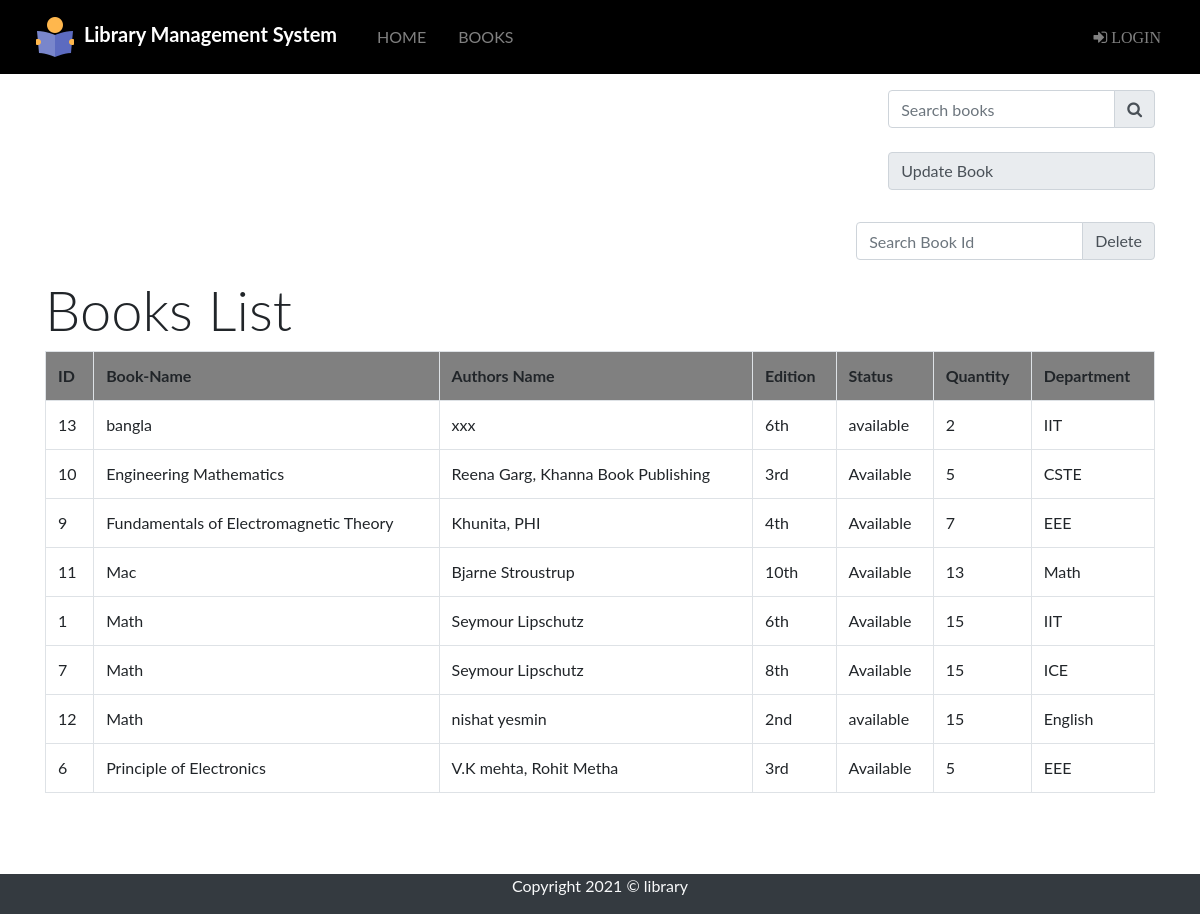
/admin/books.php, run on the app's committed database.
### tables this page shows
CREATE TABLE `books` (
  `b_id` int(255) NOT NULL,
  `b_name` varchar(100) NOT NULL,
  `authors` varchar(100) NOT NULL,
  `edition` varchar(100) NOT NULL,
  `status` varchar(100) NOT NULL,
  `quantity` int(100) NOT NULL,
  `department` varchar(100) NOT NULL
);

### src/admin/books.php (the view, shortened to what this page needs)
<?php
include "navbar.php";
include "link.php";
 ?>
<!DOCTYPE html>
<html lang="en" dir="ltr">
  <head>
</head>
  <body>
    <div class="container " style="  min-height: 800px;">
    <div class="searchbook form-inline ml-auto">
      <form class="ml-auto py-3 " action="" method="post">
        <div class="input-group ">
          <input type="text" name="search" placeholder="Search books" class="form-control" value="">
          <div class="input-group-append">
            <button type="submit" name="submit" class="input-group-text"><span class="fa fa-search"></span>
            </button>
          </div>
        </div>
        <br><button type="submit"class="btn btn-primary btn-block mt-0 input-group-text " name="update_btn">Update Book</button>
      </form>
    </div>
    <div class="deletebook form-inline ml-auto">
      <form class="ml-auto py-3 h-20 " action="" method="post">
        <div class="input-group">
          <input type="text" name="b_id" placeholder="Search Book Id" class="form-control" value="">
          <div class="input-group-append">
            <button type="submit" name="submit1" class="input-group-text btn btn-primary">Delete
            </button>
          </div>
        </div>
      </form>
    </div>
    <h1 class="display-4">Books List</h1>
    <?php
    if(isset($_POST['submit']))
    {
    	$sql="select * from books where b_name like '%$_POST[search]%' || b_id='$_POST[search]';";
    	$query=mysqli_query($dblink,$sql);
    	if(mysqli_num_rows($query)==0)
    	{
    		echo "Sorry..! No Books found";
    	}
    	else{
    	echo "<table class='table table-bordered table-hover'>";
    		echo "<tr style='background-color:gray;'>";
    		echo "<th>"; echo "ID"; echo "</th>";
    		echo "<th>"; echo "Book-Name"; echo "</th>";
    		echo "<th>"; echo "Authors Name"; echo "</th>";
    		echo "<th>"; echo "Edition"; echo "</th>";
    		echo "<th>"; echo "Status"; echo "</th>";
    		echo "<th>"; echo "Quantity"; echo "</th>";
    		echo "<th>"; echo "Department"; echo "</th>";
    		echo "</tr>";
    		while($row=mysqli_fetch_assoc($query))
    		{
    			echo "<tr>";
    			echo "<td>";echo $row['b_id']; echo "</td>";
    			echo "<td>";echo $row['b_name']; echo "</td>";
    			echo "<td>";echo $row['authors']; echo "</td>";
    			echo "<td>";echo $row['edition']; echo "</td>";
    			echo "<td>";echo $row['status']; echo "</td>";
    			echo "<td>";echo $row['quantity']; echo "</td>";
    			echo "<td>";echo $row['department']; echo "</td>";
    			echo "</tr>";
    		}
    		echo "</table>";
    	}
    }
    else{
    	$sql="SELECT * FROM `books` ORDER BY `books`.`b_name` ASC";
    		$result=mysqli_query($dblink,$sql);
    		echo "<table class='table table-bordered table-hover'>";
    		echo "<tr style='background-color:gray;'>";
    		echo "<th>"; echo "ID"; echo "</th>";
    		echo "<th>"; echo "Book-Name"; echo "</th>";
    		echo "<th>"; echo "Authors Name"; echo "</th>";
    		echo "<th>"; echo "Edition"; echo "</th>";
    		echo "<th>"; echo "Status"; echo "</th>";
    		echo "<th>"; echo "Quantity"; echo "</th>";
    		echo "<th>"; echo "Department"; echo "</th>";
    		echo "</tr>";
    		while($row=mysqli_fetch_assoc($result))
    		{
    			echo "<tr>";
    			echo "<td>";echo $row['b_id']; echo "</td>";
    			echo "<td>";echo $row['b_name']; echo "</td>";
    			echo "<td>";echo $row['authors']; echo "</td>";
    			echo "<td>";echo $row['edition']; echo "</td>";
    			echo "<td>";echo $row['status']; echo "</td>";
    			echo "<td>";echo $row['quantity']; echo "</td>";
    			echo "<td>";echo $row['department']; echo "</td>";
    			echo "</tr>";
    		}echo "</table>";
    }
        ?>
      </div>
      <footer class="bg-dark text-light text-center">
        <div class="container">
          <div class="row">
            <div class="col">
              <p>Copyright 2021 &copy; library</p>
            </div>
          </div>
        </div>
      </footer>
  </body>
</html>

### src/admin/navbar.php (shortened to what this page needs)
<!DOCTYPE html>
<html lang="en" dir="ltr">
  <head>
    <link rel="stylesheet" href="../css/bootstrap.css">
    <link href="https://stackpath.bootstrapcdn.com/font-awesome/4.7.0/css/font-awesome.min.css" rel="stylesheet">
    <link rel="stylesheet" href="../css/style.css">
  </head>
  <body>
    <nav class="navbar navbar-dark navbar-expand-md sticky-top">
      <div class="container-fluid">
        <a href="index.html"  class="navbar-brand display-1 font-weight-bold"><img src="../img/icon1.png" alt="icon"> Library Management System</a>
        <div id="navbarNav" class="collapse navbar-collapse">
          <ul class="nav navbar-nav  ">
            <li class="nav-item">
              <a href="index.php" class="nav-link">Home</a>
            </li>
            <li class="nav-item">
              <a href="books.php" class="nav-link">Books</a>
            </li>
          </ul>
          <?php
          if(isset($_SESSION['admin_login_user']))
          {?>
            <ul class=" nav navbar-nav ml-auto">
              <li class="nav-item">
                <a href="student_info.php" class="nav-link "> student_info</a>
              </li>
              <li class="nav-item dropdown ">
                <a href="#" class="nav-link dropdown-toggle" data-toggle="dropdown" data-hover="dropdown"><span class="fa fa-user">
                  <?php
                  echo $_SESSION['admin_login_user'];
                 ?></spna></a>
                 <div class="dropdown-menu text-light" style="background:#000">
                   <a class="dropdown-item nav-link text-light " href="profile.php" ><span> My Account</span></a>
                   <a href="logout.php" class="dropdown-item nav-link  text-light "><span class="fa fa-sign-out"> logout</span></a>
                 </div>
               </li>
            </ul>
        <?php  }
        else{?>
          <ul class=" nav navbar-nav ml-auto">
            <li class="nav-item">
              <a href="admin_login.php" class="nav-link"><span class="fa fa-sign-in"> login</span></a>
            </li>
          </ul>
      <?php  }
           ?>
        </div>
      </div>
    </nav>
  </body>
</html>

### src/css/style.css (style rules this page uses)
.navbar { background-color: #000; }
.navbar .nav-item { padding-left: 1em; margin-left: 0em; margin-right: 0em; }
.navbar .nav-item .nav-link { text-transform: uppercase; }

### src/admin/books.php (style rules this page uses)
body { font-family: "Lato", sans-serif; }

### data on the page
books: b_id "13", b_name "bangla", authors "xxx", edition "6th", status "available", quantity "2", department "IIT"
books: b_id "10", b_name "Engineering Mathematics", authors "Reena Garg, Khanna Book Publishing", edition "3rd", status "Available", quantity "5", department "CSTE"
books: b_id "9", b_name "Fundamentals of Electromagnetic Theory", authors "Khunita, PHI", edition "4th", status "Available", quantity "7", department "EEE"
books: b_id "11", b_name "Mac", authors "Bjarne Stroustrup", edition "10th", status "Available", quantity "13", department "Math"
books: b_id "1", b_name "Math", authors "Seymour Lipschutz", edition "6th", status "Available", quantity "15", department "IIT"
books: b_id "7", b_name "Math", authors "Seymour Lipschutz", edition "8th", status "Available", quantity "15", department "ICE"
books: b_id "12", b_name "Math", authors "nishat yesmin", edition "2nd", status "available", quantity "15", department "English"
books: b_id "6", b_name "Principle of Electronics", authors "V.K mehta, Rohit Metha", edition "3rd", status "Available", quantity "5", department "EEE"
